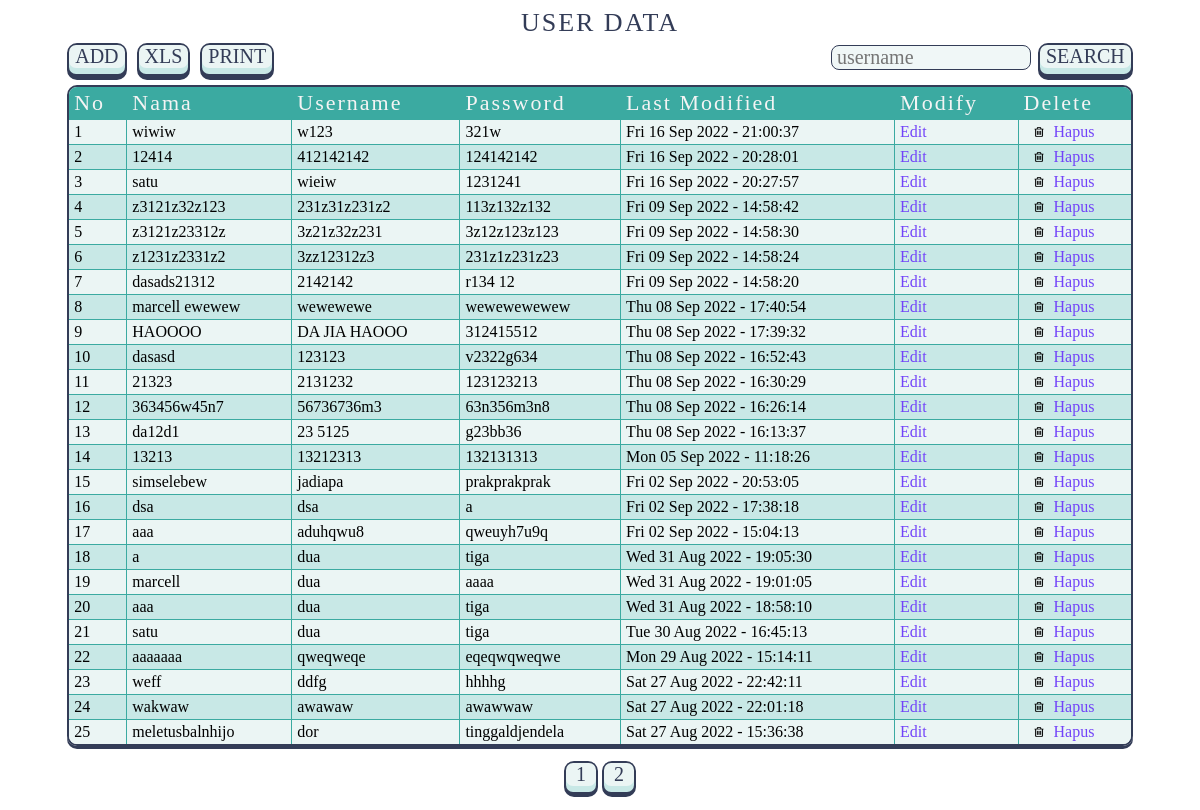
Page /new_rumah_sakit/paginationFix.php on the committed database.
### tables this page shows
CREATE TABLE `pengguna` (
  `id` int(11) NOT NULL AUTO_INCREMENT,
  `username` varchar(16) DEFAULT NULL,
  `katasandi` text,
  `nama` varchar(16) DEFAULT NULL,
  `level` int(11) DEFAULT NULL,
  `lastmodified` datetime DEFAULT NULL,
  PRIMARY KEY (`id`)
);

### new_rumah_sakit/paginationFix.php (the view, shortened to what this page needs)
<html>
    <link rel="stylesheet" href="dataDisplay.css">
    <body>
        <div class="content-wrapper">
            <div id="title-text">
                USER DATA
            </div>
        </div>
        <center>
        <div class="content-wrapper" style="width : 90%; display : inline-block;">
            <div class="float-left" id="outer-button"><a href="input.php"><input type="button" id="inner-button" value="ADD" style="color : #333c57;"></input></a></div>
            <div class="float-left" id="outer-button" style="margin : 5px 10px;"><a href="exportDb.php" target="_blank"><input type="button" id="inner-button" value="XLS" style="color : #333c57;"></input></a></div>
            <div class="float-left" id="outer-button"><input type="button" onclick="window.print();" id="inner-button" value="PRINT" style="color : #333c57;"></input></a></div>
            <form name="form" method="post">
                <div class="float-right" id="outer-button"><input type="button" onclick="searchPage()" name="submit" id="inner-button" value="SEARCH" style="color : #333c57;"></input></div>
                <input class="float-right" type="text" id="answer-bar" value="" name="searchVal" placeholder="username" value=""></input>
            </form>
        </div></center>
        <table cellpadding = "0"  cellspacing = "0">
            <tr>
                <td style="border-top-left-radius : 8px">No</td><td>Nama</td><td>Username</td><td>Password</td><td>Last Modified</td><td>Modify</td><td style="border-top-right-radius : 8px">Delete</td>
            </tr>
            <?php
                include "koneksi.php";
                $limit = 25;
                if(!isset($_GET['search']) || $_GET["search"] == ""){
                    $page = isset($_GET["halaman"]) ? (int)$_GET["halaman"] : 1;
                    $mulai = ($page>1) ? ($page * $limit) - $limit : 0;
                    $query = "SELECT * FROM pengguna";
                    $result = mysqli_query($koneksi,$query);
                    $total = mysqli_num_rows($result);
                    $pages = ceil($total/$limit);
                    $query = "SELECT *, DATE_FORMAT(lastmodified, '%a %d %b %Y - %H:%i:%s') AS tgl FROM pengguna ORDER BY lastmodified DESC LIMIT $mulai, $limit";
                    $result = mysqli_query($koneksi,$query);
                }
                $i = 1;
                while($row=mysqli_fetch_array($result)){
                    echo '<tr><td>'.$i.'</td><td>'.$row["nama"].'</td><td>'.$row["username"].'</td><td>'.$row["katasandi"].'</td><td>'.$row["tgl"].'</td><td><a href="edit.php?id='.$row["id"].'">Edit</a></td><td><a href="javascript:void(0);" onclick="confirmDelete('.$row["id"].')"><div class="content-wrapper"><div id="trashcan-logo" style="display:inline-block"></div>Hapus</div></a></td></tr>';
                    $i += 1;
                }
            ?>
        </table>
        <div style="margin : 10px;"></div><center>
        <?php
            for ($i=1; $i<=$pages ; $i++){
        ?>
            <a href="paginationFix.php?halaman=<?php echo $i; ?>" style="text-decoration:none">
                <div id="outer-button" style="display:inline-block;">
                    <div id="inner-button">
                        <?php echo $i; ?>
                    </div>
                </div>
            </a>
        <?php
            }
        ?>
        </center>
    </body>
</html>

### new_rumah_sakit/dataDisplay.css (style rules this page uses)
a { text-decoration : none; color : #7243f9; transition : 0.25s; }
.content-wrapper { width : content; height : content; }
.float-left { float : left; }
.float-right { float : right; }
body { background-color : white; }
table { width : 90%; margin : auto; border : 2px solid #333c57; border-radius : 10px; box-shadow : 0px 3px 0px #333c57; font-family : "superstar"; }
table tr:nth-child(even) { background-color : #ebf5f4; }
table tr:nth-child(odd) { background-color : #c8e8e6; }
table tr td { border-bottom : 1px solid #3baaa1; border-right : 1px solid #3baaa1; padding : 3px 5px; }
table tr td:last-child { border-right : 0px; }
table tr:first-child { background-color : #3baaa1; color : #f4f4f4; font-family : "superstar"; font-size : 22px; letter-spacing : 2px; }
table tr:last-child td { border-bottom : 0px; }
table tr:last-child td:first-child { border-bottom-left-radius : 8px; }
table tr:last-child td:last-child { border-right : 0px; border-bottom-right-radius : 8px; border-right : 0px; }
#title-text { color : #333c57; font-family : "superstar"; font-size : 26px; text-align : center; letter-spacing : 2px; }
#outer-button { background-color : #333c57; border : 2px solid #333c57; border-radius : 10px; height : 32.7px; width : fit-content; min-width : 30px; margin : 5px auto; }
#inner-button { background-color : #ebf5f4; color : #333c57; font-family : "superstar"; font-size : 20px; border : 0px; border-radius : 7px; box-shadow : 0px 6px 0px #c8e8e6; padding : 0px 6px; width : content; height : max-content; transition : 0.5s; }
#answer-bar { background-color : #f0f7f7; color : #333c57; border : 1px solid #333c57 ; border-radius : 8px ; width : 200px ; height : content; margin : 7px; padding : 0px 5px; font-size : 20px; font-family : "superstar"; }
#trashcan-logo { content : url("trashcan.png"); width : 10px; height : 10px; padding : 0px 10px; }

### rows in the picture
pengguna: nama "wiwiw", username "w123", katasandi "321w", tgl "Fri 16 Sep 2022 - 21:00:37"
pengguna: nama "12414", username "412142142", katasandi "124142142", tgl "Fri 16 Sep 2022 - 20:28:01"
pengguna: nama "satu", username "wieiw", katasandi "1231241", tgl "Fri 16 Sep 2022 - 20:27:57"
pengguna: nama "z3121z32z123", username "231z31z231z2", katasandi "113z132z132", tgl "Fri 09 Sep 2022 - 14:58:42"
pengguna: nama "z3121z23312z", username "3z21z32z231", katasandi "3z12z123z123", tgl "Fri 09 Sep 2022 - 14:58:30"
pengguna: nama "z1231z2331z2", username "3zz12312z3", katasandi "231z1z231z23", tgl "Fri 09 Sep 2022 - 14:58:24"
pengguna: nama "dasads21312", username "2142142", katasandi "r134 12", tgl "Fri 09 Sep 2022 - 14:58:20"
pengguna: nama "marcell ewewew", username "wewewewe", katasandi "wewewewewew", tgl "Thu 08 Sep 2022 - 17:40:54"
pengguna: nama "HAOOOO", username "DA JIA HAOOO", katasandi "312415512", tgl "Thu 08 Sep 2022 - 17:39:32"
pengguna: nama "dasasd", username "123123", katasandi "v2322g634", tgl "Thu 08 Sep 2022 - 16:52:43"
pengguna: nama "21323", username "2131232", katasandi "123123213", tgl "Thu 08 Sep 2022 - 16:30:29"
pengguna: nama "363456w45n7", username "56736736m3", katasandi "63n356m3n8", tgl "Thu 08 Sep 2022 - 16:26:14"
pengguna: nama "da12d1", username "23 5125", katasandi "g23bb36", tgl "Thu 08 Sep 2022 - 16:13:37"
pengguna: nama "13213", username "13212313", katasandi "132131313", tgl "Mon 05 Sep 2022 - 11:18:26"
pengguna: nama "simselebew", username "jadiapa", katasandi "prakprakprak", tgl "Fri 02 Sep 2022 - 20:53:05"
pengguna: nama "dsa", username "dsa", katasandi "a", tgl "Fri 02 Sep 2022 - 17:38:18"
pengguna: nama "aaa", username "aduhqwu8", katasandi "qweuyh7u9q", tgl "Fri 02 Sep 2022 - 15:04:13"
pengguna: nama "a", username "dua", katasandi "tiga", tgl "Wed 31 Aug 2022 - 19:05:30"
pengguna: nama "marcell", username "dua", katasandi "aaaa", tgl "Wed 31 Aug 2022 - 19:01:05"
pengguna: nama "aaa", username "dua", katasandi "tiga", tgl "Wed 31 Aug 2022 - 18:58:10"
pengguna: nama "satu", username "dua", katasandi "tiga", tgl "Tue 30 Aug 2022 - 16:45:13"
pengguna: nama "aaaaaaa", username "qweqweqe", katasandi "eqeqwqweqwe", tgl "Mon 29 Aug 2022 - 15:14:11"
pengguna: nama "weff", username "ddfg", katasandi "hhhhg", tgl "Sat 27 Aug 2022 - 22:42:11"
pengguna: nama "wakwaw", username "awawaw", katasandi "awawwaw", tgl "Sat 27 Aug 2022 - 22:01:18"
pengguna: nama "meletusbalnhijo", username "dor", katasandi "tinggaldjendela", tgl "Sat 27 Aug 2022 - 15:36:38"
